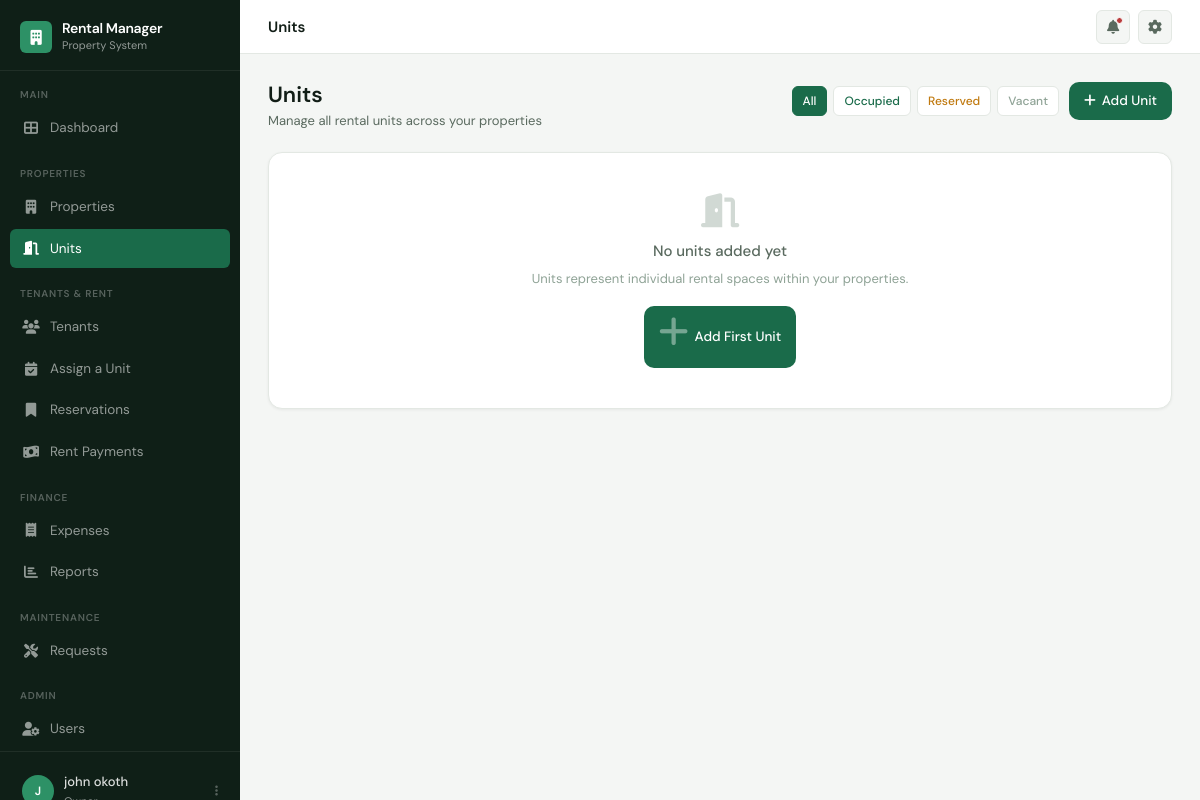
Page /properties/unit/list/ (signed in) on the earlier database version.
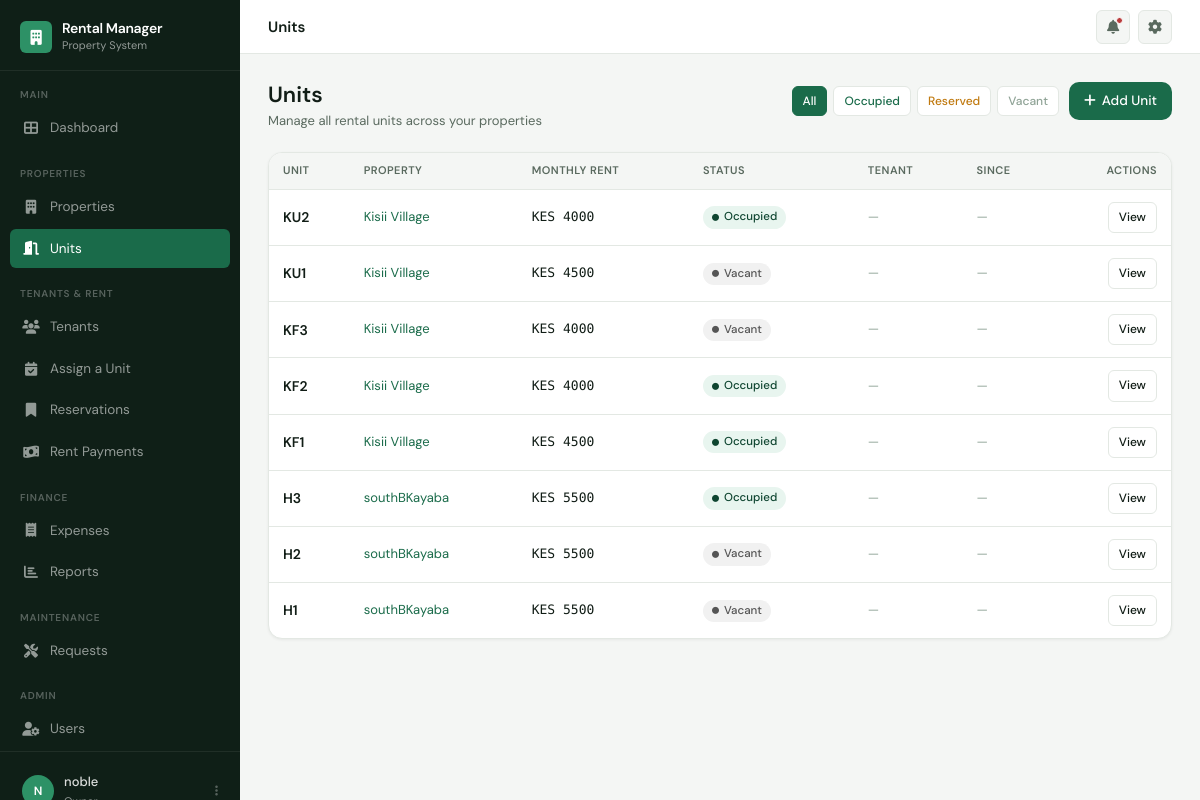
Same page on the later database version.
### accounts/models.py (models this page shows, shortened)
class User(AbstractUser):
    OWNER = 'OWNER'
    MANAGER = 'MANAGER'
    CARETAKER = 'CARETAKER'
    ROLE_CHOICES = [
        (OWNER, 'Owner'),
        (MANAGER, 'Manager'),
        (CARETAKER, 'Caretaker'),
    ]
    phone_number = models.CharField(max_length=15, unique=True)
    role = models.CharField(max_length=20, choices=ROLE_CHOICES, default=CARETAKER)
    created_at = models.DateTimeField(auto_now_add=True)
    updated_at = models.DateTimeField(auto_now=True)

### properties/models.py (models this page shows, shortened)
class Unit(models.Model):
    VACANT = 'VACANT'
    RESERVED = 'RESERVED'
    OCCUPIED = 'OCCUPIED'
    STATUS_CHOICES = (
        (VACANT, 'Vacant'),
        (RESERVED, 'Reserved'),
        (OCCUPIED, 'Occupied'),
    )
    parent_property = models.ForeignKey(
        Property,
        on_delete=models.PROTECT,
        related_name='units'
    )
    unit_number = models.CharField(
        max_length=50,
    )
    monthly_rent = models.DecimalField(
        max_digits=12,
        decimal_places=2
    )
    status = models.CharField(
        max_length=20,
        choices=STATUS_CHOICES,
        default=VACANT
    )
    description = models.TextField(
        blank=True,
        null=True
    )
    active = models.BooleanField(
        default=True
    )
    created_at = models.DateTimeField(
        auto_now_add=True
    )
    updated_at = models.DateTimeField(
        auto_now=True
    )
    @property
    def current_tenant(self): #unit.current_tenant usage
        tenancy = self.tenancies_by_unit.filter(
            status='ACTIVE'
        ).first()
        return tenancy.tenant if tenancy else None
    class Meta:
        ordering = ['parent_property', 'unit_number']
        unique_together = ('parent_property', 'unit_number')

class Property(models.Model):
    name = models.CharField(max_length=200)
    location = models.CharField(max_length=255)
    image = models.ImageField(
        upload_to='properties/',
        blank=True,
        null=True
    )
    description = models.TextField(
        blank=True,
        null=True
    )
    water_included = models.BooleanField(
        default=True
    )
    electricity_included = models.BooleanField(
        default=True
    )
    active = models.BooleanField(
        default=True
    )
    created_at = models.DateTimeField(
        auto_now_add=True
    )
    updated_at = models.DateTimeField(
        auto_now=True
    )
    class Meta:
        ordering = ['name']
        verbose_name = 'Property'
        verbose_name_plural = 'Properties'
    def __str__(self):
        return self.name

### properties/views.py (the view)
# urls.py: path('unit/list/', unit_list, name='unit_list'),
@login_required
def unit_list(request):
    units = Unit.objects.order_by('-unit_number')
    return render(request, 'units/u_list.html', {'units':units})

### templates/units/u_list.html (shortened to what this page needs)
{% extends 'base.html' %}
{% block topbar_title %}Units{% endblock %}
{% block content %}
<div class="page-header">
    <div class="page-header-left">
        <h1>Units</h1>
        <p>Manage all rental units across your properties</p>
    </div>
    <div style="display:flex; gap:10px; align-items:center; flex-wrap:wrap;">
        <div style="display:flex; gap:6px;">
            <button class="btn btn-secondary btn-sm filter-btn active" data-filter="ALL" onclick="filterUnits(this, 'ALL')">All</button>
            <button class="btn btn-secondary btn-sm filter-btn" data-filter="OCCUPIED" onclick="filterUnits(this, 'OCCUPIED')" style="color:var(--green);">Occupied</button>
            <button class="btn btn-secondary btn-sm filter-btn" data-filter="RESERVED" onclick="filterUnits(this, 'RESERVED')" style="color:var(--amber);">Reserved</button>
            <button class="btn btn-secondary btn-sm filter-btn" data-filter="VACANT" onclick="filterUnits(this, 'VACANT')" style="color:var(--txt-muted);">Vacant</button>
        </div>
        <a href="{% url 'unit_create' %}" class="btn btn-primary">
            <i class="fas fa-plus"></i> Add Unit
        </a>
    </div>
</div>
{% if units %}
<div class="card" style="padding:0; overflow:hidden;">
    <div class="table-wrap">
        <table>
            <thead>
                <tr>
                    <th>Unit</th>
                    <th>Property</th>
                    <th>Monthly Rent</th>
                    <th>Status</th>
                    <th>Tenant</th>
                    <th>Since</th>
                    <th style="text-align:right;">Actions</th>
                </tr>
            </thead>
            <tbody id="unitTable">
                {% for unit in units %}
                <tr class="unit-row" data-status="{{ unit.status }}">
                    <td>
                        <div style="font-weight:600; font-size:14px;">{{ unit.unit_number }}</div>
                    </td>
                    <td>
                        <a  style="color:var(--brand); text-decoration:none; font-size:13px;">
                            {{ unit.parent_property }}
                        </a>
                    </td>
                    <td>
                        <span style="font-family:'DM Mono', monospace; font-size:13px; font-weight:500;">
                            KES {{ unit.monthly_rent|floatformat:"0" }}
                        </span>
                    </td>
                    <td>
                        {% if unit.status == 'OCCUPIED' %}
                            <span class="badge badge-green"><i class="fas fa-circle" style="font-size:7px; margin-right:5px;"></i>Occupied</span>
                        {% elif unit.status == 'RESERVED' %}
                            <span class="badge badge-amber"><i class="fas fa-circle" style="font-size:7px; margin-right:5px;"></i>Reserved</span>
                        {% else %}
                            <span class="badge badge-gray"><i class="fas fa-circle" style="font-size:7px; margin-right:5px;"></i>Vacant</span>
                        {% endif %}
                    </td>
                    <td>
                        {% if unit.current_tenant %}
                            <div style="display:flex; align-items:center; gap:8px;">
                                <div class="avatar" style="width:26px; height:26px; font-size:10px;">{{ unit.current_tenant.full_name|first|upper }}</div>
                                <span style="font-size:13px;">{{ unit.current_tenant.full_name }}</span>
                            </div>
                        {% else %}
                            <span style="color:var(--txt-muted); font-size:13px;">—</span>
                        {% endif %}
                    </td>
                    <td style="color:var(--txt-muted); font-size:13px;">
                        {% if unit.current_tenant %}{{ unit.current_tenant.move_in_date|date:"M d, Y" }}{% else %}—{% endif %}
                    </td>
                    <td style="text-align:right; white-space:nowrap;">
                        <a href="{% url 'unit_detail' unit.id %}" class="btn btn-secondary btn-sm">View</a>
                    </td>
                </tr>
                {% endfor %}
            </tbody>
        </table>
    </div>
</div>
{% else %}
<div class="card">
    <div class="empty-state">
        <i class="fas fa-door-open"></i>
        <h3>No units added yet</h3>
        <p>Units represent individual rental spaces within your properties.</p>
        <a href="{% url 'unit_create' %}" class="btn btn-primary" style="margin-top:16px;">
            <i class="fas fa-plus"></i> Add First Unit
        </a>
    </div>
</div>
{% endif %}
{% endblock %}

### templates/base.html (shortened to what this page needs)
<!DOCTYPE html>
<html lang="en">
{% load static %}
<head>
  <link rel="stylesheet" href="https://cdnjs.cloudflare.com/ajax/libs/font-awesome/6.4.0/css/all.min.css">
  <link rel="stylesheet" href="{% static 'styles/main.css' %}">
</head>
<body>
{% if user.is_authenticated %}
<aside class="sidebar" id="sidebar" aria-label="Main navigation">
  <a href="{% url 'home' %}" class="sidebar-brand">
    <div class="brand-icon"><i class="fas fa-building" aria-hidden="true"></i></div>
    <div>
      <div class="brand-name">Rental Manager</div>
      <div class="brand-sub">Property System</div>
    </div>
  </a>
  <div class="sidebar-section-label">Main</div>
  <ul class="sidebar-nav">
    <li>
      <a href="{% url 'dashboard' %}"
         class="{% if request.resolver_match.url_name == 'dashboard' %}active{% endif %}"
         aria-current="{% if request.resolver_match.url_name == 'dashboard' %}page{% endif %}">
        <i class="fas fa-th-large" aria-hidden="true"></i> Dashboard
      </a>
    </li>
  </ul>
  {% if user.role == 'OWNER' or user.role == 'MANAGER' %}
  <div class="sidebar-section-label">Properties</div>
  <ul class="sidebar-nav">
    <li>
      <a href="{% url 'property_list' %}"
         class="{% if 'property' in request.resolver_match.url_name %}active{% endif %}"
         aria-current="{% if 'property' in request.resolver_match.url_name %}page{% endif %}">
        <i class="fas fa-building" aria-hidden="true"></i> Properties
      </a>
    </li>
    <li>
      <a href="{% url 'unit_list' %}"
         class="{% if 'unit' in request.resolver_match.url_name %}active{% endif %}"
         aria-current="{% if 'unit' in request.resolver_match.url_name %}page{% endif %}">
        <i class="fas fa-door-open" aria-hidden="true"></i> Units
      </a>
    </li>
  </ul>
  {% endif %}
  <div class="sidebar-section-label">Tenants &amp; Rent</div>
  <ul class="sidebar-nav">
    <li>
      <a href="{% url 'tenant_list' %}"
         class="{% if 'tenant' in request.resolver_match.url_name %}active{% endif %}"
         aria-current="{% if 'tenant' in request.resolver_match.url_name %}page{% endif %}">
        <i class="fas fa-users" aria-hidden="true"></i> Tenants
      </a>
    </li>
    <li>
      <a href="{% url 'tenancy_list' %}"
         class="{% if 'tenancy' in request.resolver_match.url_name %}active{% endif %}"
         aria-current="{% if 'tenancy' in request.resolver_match.url_name %}page{% endif %}">
        <i class="fas fa-calendar-check" aria-hidden="true"></i> Assign a Unit
      </a>
    </li>
    <li>
      <a href="{% url 'reservation_list' %}"
         class="{% if 'reservation' in request.resolver_match.url_name %}active{% endif %}"
         aria-current="{% if 'reservation' in request.resolver_match.url_name %}page{% endif %}">
        <i class="fas fa-bookmark" aria-hidden="true"></i> Reservations
      </a>
    </li>
    <li>
      <a href=""
         class="{% if 'rent_payment' in request.resolver_match.url_name %}active{% endif %}"
         aria-current="{% if 'rent_payment' in request.resolver_match.url_name %}page{% endif %}">
        <i class="fas fa-money-bill-wave" aria-hidden="true"></i> Rent Payments
      </a>
    </li>
  </ul>
  <div class="sidebar-section-label">Finance</div>
  <ul class="sidebar-nav">
    <li>
      <a href=""
         class="{% if 'expense' in request.resolver_match.url_name %}active{% endif %}"
         aria-current="{% if 'expense' in request.resolver_match.url_name %}page{% endif %}">
        <i class="fas fa-receipt" aria-hidden="true"></i> Expenses
      </a>
    </li>
    <li>
      <a href=""
         class="{% if 'report' in request.resolver_match.url_name %}active{% endif %}"
         aria-current="{% if 'report' in request.resolver_match.url_name %}page{% endif %}">
        <i class="fas fa-chart-bar" aria-hidden="true"></i> Reports
      </a>
    </li>
  </ul>
  <div class="sidebar-section-label">Maintenance</div>
  <ul class="sidebar-nav">
    <li>
      <a href=""
         class="{% if 'maintenance' in request.resolver_match.url_name %}active{% endif %}"
         aria-current="{% if 'maintenance' in request.resolver_match.url_name %}page{% endif %}">
        <i class="fas fa-tools" aria-hidden="true"></i> Requests
      </a>
    </li>
  </ul>
  {% if user.role == 'OWNER' %}
  <div class="sidebar-section-label">Admin</div>
  <ul class="sidebar-nav">
    <li>
      <a href="{% url 'user_list' %}"
         class="{% if 'user' in request.resolver_match.url_name %}active{% endif %}"
         aria-current="{% if 'user' in request.resolver_match.url_name %}page{% endif %}">
        <i class="fas fa-user-cog" aria-hidden="true"></i> Users
      </a>
    </li>
  </ul>
  {% endif %}
  <div class="sidebar-footer">
    <div class="user-card" onclick="toggleDropdown('userDrop')" role="button" aria-haspopup="true" aria-expanded="false" tabindex="0">
      <div class="user-avatar" aria-hidden="true">
        {{ user.get_full_name|default:user.username|first|upper }}
      </div>
      <div class="user-info">
        <div class="user-name">{{ user.get_full_name|default:user.username }}</div>
        <div class="user-role">{{ user.get_role_display }}</div>
      </div>
      <i class="fas fa-ellipsis-v user-ellipsis" aria-hidden="true"></i>
    </div>
  </div>
</aside>
{% endif %}
<div class="main">
  {% if user.is_authenticated %}
  <header class="topbar" role="banner">
    <span class="topbar-title">{% block topbar_title %}{% endblock %}</span>
    <div class="topbar-right">
      <a href="" class="topbar-btn notif-dot" title="Notifications" aria-label="Notifications">
        <i class="fas fa-bell" aria-hidden="true"></i>
      </a>
      <a href="" class="topbar-btn topbar-btn--hide-mobile" title="Settings" aria-label="Settings">
        <i class="fas fa-cog" aria-hidden="true"></i>
      </a>
    </div>
  </header>
  {% endif %}
  <main class="page" id="main-content">
    {% block content %}{% endblock %}
  </main>
</div>
</body>
</html>

### templates/units/u_list.html (style rules this page uses)
.filter-btn.active { background: var(--brand); color: white !important; border-color: var(--brand); }

Differences in the rows shown:
changed User: get_full_name|first "J" → "N"; get_full_name "john okoth" → "noble"
added Unit: unit_number "KU2", parent_property "Kisii Village", monthly_rent "4000", status "OCCUPIED" (drawn)
added Unit: unit_number "KU1", parent_property "Kisii Village", monthly_rent "4500", status "VACANT" (drawn)
added Unit: unit_number "KF3", parent_property "Kisii Village", monthly_rent "4000", status "VACANT" (drawn)
added Unit: unit_number "KF2", parent_property "Kisii Village", monthly_rent "4000", status "OCCUPIED" (drawn)
added Unit: unit_number "KF1", parent_property "Kisii Village", monthly_rent "4500", status "OCCUPIED" (drawn)
added Unit: unit_number "H3", parent_property "southBKayaba", monthly_rent "5500", status "OCCUPIED" (drawn)
added Unit: unit_number "H2", parent_property "southBKayaba", monthly_rent "5500", status "VACANT" (drawn)
added Unit: unit_number "H1", parent_property "southBKayaba", monthly_rent "5500", status "VACANT" (drawn)
Other differences:
text no longer shown: "No units added yet Units represent individual rental spaces within your properties. Add First Unit"
text now shown: "UNIT PROPERTY MONTHLY RENT STATUS TENANT SINCE ACTIONS"
